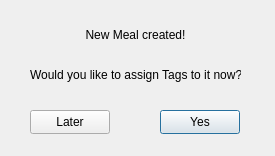
<?xml version="1.0" encoding="UTF-8"?>
<ui version="4.0">
 <class>CreateMeal_PromptLinkTags</class>
 <widget class="QDialog" name="CreateMeal_PromptLinkTags">
  <property name="geometry">
   <rect>
    <x>0</x>
    <y>0</y>
    <width>275</width>
    <height>156</height>
   </rect>
  </property>
  <property name="windowTitle">
   <string>Assign Tags?</string>
  </property>
  <widget class="QLabel" name="label">
   <property name="geometry">
    <rect>
     <x>30</x>
     <y>20</y>
     <width>211</width>
     <height>71</height>
    </rect>
   </property>
   <property name="text">
    <string>&lt;html&gt;&lt;head/&gt;&lt;body&gt;&lt;p align=&quot;center&quot;&gt;New Meal created!&lt;br/&gt;&lt;/p&gt;&lt;p align=&quot;center&quot;&gt;Would you like to assign Tags to it now?&lt;/p&gt;&lt;/body&gt;&lt;/html&gt;</string>
   </property>
  </widget>
  <widget class="QPushButton" name="pushButton">
   <property name="geometry">
    <rect>
     <x>160</x>
     <y>110</y>
     <width>80</width>
     <height>24</height>
    </rect>
   </property>
   <property name="text">
    <string>Yes</string>
   </property>
  </widget>
  <widget class="QPushButton" name="pushButton_2">
   <property name="geometry">
    <rect>
     <x>30</x>
     <y>110</y>
     <width>80</width>
     <height>24</height>
    </rect>
   </property>
   <property name="text">
    <string>Later</string>
   </property>
  </widget>
 </widget>
 <resources/>
 <connections/>
</ui>
